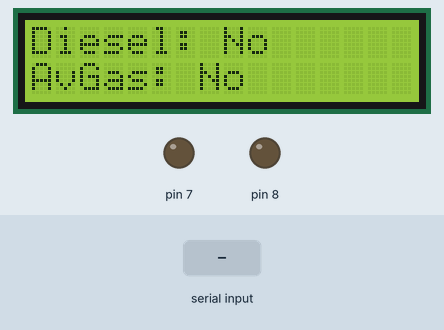
Simulated run of this sketch. Board: Arduino Uno, built with avr-gcc and run on an emulated ATmega328P. Parts: 16×2 character LCD, output pins drawn as LEDs (lit = HIGH). Inputs (shaded band) come from the test bench.

Above: at 1.2 s.
1.3 s: "a" received over Serial
At 3.4 s:
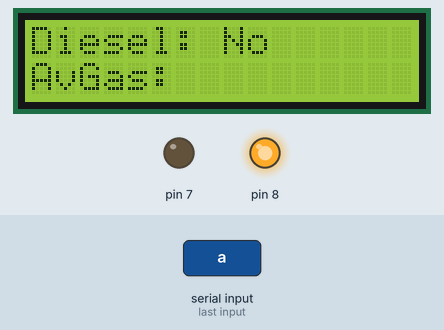
3.8 s: "b" received over Serial
At 5.4 s:
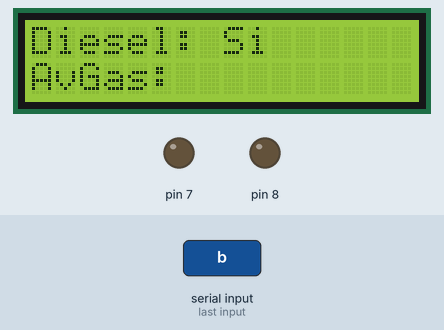
6.3 s: "c" received over Serial
At 8.3 s:
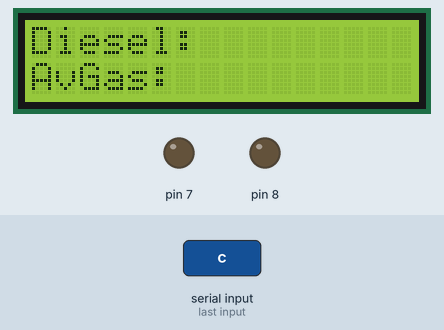
Timing chart, 0 to 9.8 s (numbered marks = the images above; inputs shaded):
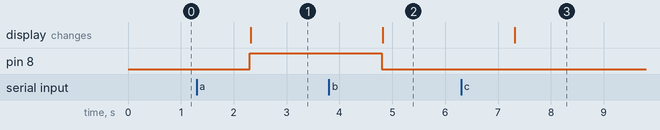

The sketch:

otrovisualarduino.ino
```cpp
#include <Wire.h>
#include <LCD.h>
#include <LiquidCrystal_I2C.h>
#include <SoftwareSerial.h>
#include <Arduino_JSON.h>
#include <ArduinoJson.h>

#define RX_PIN 10
#define TX_PIN 11
char a;
char b;

// Crea un objeto de la clase Softwar

#define I2C_ADDR    0x27

LiquidCrystal_I2C lcd(I2C_ADDR, 2, 1, 0, 4, 5, 6, 7);

void setup() {
    Serial.begin(15600); // Inicia la comunicación serie a 15600 baudios
    lcd.begin(16, 2);   // Inicializar el display con 16 caracteres y 2 líneas
    lcd.setBacklightPin(3, POSITIVE);
    lcd.setBacklight(HIGH);
    pinMode(8, OUTPUT);
    pinMode(7, OUTPUT);

    lcd.setCursor(0, 0);
    lcd.clear();                // Borra el contenido actual del display
        lcd.home();                  // Ir al inicio del display
       lcd.print("Diesel: No");
       lcd.setCursor(0, 1);
       lcd.print("AvGas: No");

}

void loop() {
    if (Serial.available() > 0) { // Si hay datos disponibles en el puerto serie
          String dato = Serial.readString(); // Lee el dato recibido del puerto serie
 char dato1 = dato.charAt(0);
 char dato2 = dato.charAt(1);
a=dato1;
b=dato2;

String x2;
String x1;

if(dato1=='a')
{
  digitalWrite(8, HIGH);
  x1="No";
}
else if (dato1=='b')
{
    digitalWrite(8, LOW);
    x1="Si";
}

if(dato2=='c')
{
  digitalWrite(7, HIGH);
  x2="No";
}
else if (dato2=='d')
{
    digitalWrite(7, LOW);
    x2="Si";
}

       lcd.setCursor(0, 0);
    lcd.clear();                // Borra el contenido actual del display
        lcd.home();                  // Ir al inicio del display
       lcd.print("Diesel: ");
       lcd.print(x1);
       lcd.setCursor(0, 1);
       lcd.print("AvGas: ");
       lcd.print(x2);

        delay(10);
    }
}
```

Measured:
- after the input at 1.3 s, pin 8: LOW → HIGH after 1.0 s; the display: changes after 1.0 s (image 1)
- after the input at 3.8 s, pin 8: HIGH → LOW after 1.0 s; the display: changes after 1.0 s (image 2)
- after the input at 6.3 s, the display: changes after 1.0 s (image 3)
